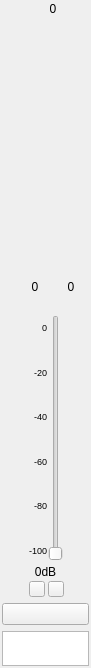
<?xml version="1.0" encoding="UTF-8"?>
<ui version="4.0">
 <class>UciPortWidget</class>
 <widget class="QWidget" name="UciPortWidget">
  <property name="geometry">
   <rect>
    <x>0</x>
    <y>0</y>
    <width>91</width>
    <height>668</height>
   </rect>
  </property>
  <property name="windowTitle">
   <string>Form</string>
  </property>
  <layout class="QVBoxLayout" name="verticalLayout_2">
   <property name="leftMargin">
    <number>2</number>
   </property>
   <property name="topMargin">
    <number>2</number>
   </property>
   <property name="rightMargin">
    <number>2</number>
   </property>
   <property name="bottomMargin">
    <number>2</number>
   </property>
   <item>
    <layout class="QHBoxLayout" name="horizontalLayout_ch">
     <property name="spacing">
      <number>0</number>
     </property>
     <property name="leftMargin">
      <number>15</number>
     </property>
     <property name="rightMargin">
      <number>0</number>
     </property>
     <item>
      <widget class="QLabel" name="lab_ch">
       <property name="maximumSize">
        <size>
         <width>16777215</width>
         <height>16777215</height>
        </size>
       </property>
       <property name="text">
        <string>0</string>
       </property>
       <property name="alignment">
        <set>Qt::AlignCenter</set>
       </property>
      </widget>
     </item>
    </layout>
   </item>
   <item alignment="Qt::AlignHCenter">
    <widget class="VolumeWidget" name="widget_level" native="true">
     <property name="minimumSize">
      <size>
       <width>40</width>
       <height>252</height>
      </size>
     </property>
     <property name="MaxValue" stdset="0">
      <number>0</number>
     </property>
     <property name="MinValue" stdset="0">
      <number>-100</number>
     </property>
     <property name="SingleTrack" stdset="0">
      <bool>true</bool>
     </property>
     <property name="ScaleLabel" stdset="0">
      <bool>true</bool>
     </property>
    </widget>
   </item>
   <item>
    <layout class="QHBoxLayout" name="horizontalLayout_vu">
     <property name="spacing">
      <number>0</number>
     </property>
     <property name="leftMargin">
      <number>15</number>
     </property>
     <property name="rightMargin">
      <number>0</number>
     </property>
     <item>
      <widget class="QLabel" name="lab_level_L">
       <property name="maximumSize">
        <size>
         <width>16777215</width>
         <height>16777215</height>
        </size>
       </property>
       <property name="text">
        <string>0</string>
       </property>
       <property name="alignment">
        <set>Qt::AlignCenter</set>
       </property>
      </widget>
     </item>
     <item>
      <widget class="QLabel" name="lab_level_R">
       <property name="text">
        <string>0</string>
       </property>
       <property name="alignment">
        <set>Qt::AlignCenter</set>
       </property>
      </widget>
     </item>
    </layout>
   </item>
   <item alignment="Qt::AlignHCenter">
    <widget class="QWidget" name="widget_2" native="true">
     <layout class="QGridLayout" name="gridLayout">
      <property name="leftMargin">
       <number>0</number>
      </property>
      <property name="topMargin">
       <number>15</number>
      </property>
      <property name="rightMargin">
       <number>0</number>
      </property>
      <property name="bottomMargin">
       <number>0</number>
      </property>
      <property name="horizontalSpacing">
       <number>1</number>
      </property>
      <property name="verticalSpacing">
       <number>2</number>
      </property>
      <item row="2" column="0" colspan="2">
       <widget class="QLabel" name="label_gainValue">
        <property name="text">
         <string>0dB</string>
        </property>
        <property name="alignment">
         <set>Qt::AlignCenter</set>
        </property>
       </widget>
      </item>
      <item row="0" column="1">
       <widget class="QSlider" name="verticalSlider_gain">
        <property name="styleSheet">
         <string notr="true"/>
        </property>
        <property name="orientation">
         <enum>Qt::Vertical</enum>
        </property>
       </widget>
      </item>
      <item row="3" column="1" alignment="Qt::AlignHCenter">
       <widget class="QPushButton" name="pushButton_gainAdd">
        <property name="minimumSize">
         <size>
          <width>16</width>
          <height>16</height>
         </size>
        </property>
        <property name="maximumSize">
         <size>
          <width>16</width>
          <height>16</height>
         </size>
        </property>
        <property name="sizeIncrement">
         <size>
          <width>16</width>
          <height>16</height>
         </size>
        </property>
        <property name="text">
         <string/>
        </property>
       </widget>
      </item>
      <item row="3" column="0" alignment="Qt::AlignHCenter">
       <widget class="QPushButton" name="pushButton_gainMinus">
        <property name="minimumSize">
         <size>
          <width>16</width>
          <height>16</height>
         </size>
        </property>
        <property name="maximumSize">
         <size>
          <width>16</width>
          <height>16</height>
         </size>
        </property>
        <property name="sizeIncrement">
         <size>
          <width>16</width>
          <height>16</height>
         </size>
        </property>
        <property name="text">
         <string/>
        </property>
       </widget>
      </item>
      <item row="0" column="0" rowspan="2">
       <widget class="QWidget" name="widget" native="true">
        <property name="styleSheet">
         <string notr="true">QWidget {
	font: 7pt;
}</string>
        </property>
        <layout class="QVBoxLayout" name="verticalLayout">
         <property name="spacing">
          <number>0</number>
         </property>
         <property name="leftMargin">
          <number>0</number>
         </property>
         <property name="topMargin">
          <number>7</number>
         </property>
         <property name="rightMargin">
          <number>0</number>
         </property>
         <property name="bottomMargin">
          <number>7</number>
         </property>
         <item>
          <widget class="QLabel" name="label_1">
           <property name="maximumSize">
            <size>
             <width>16777215</width>
             <height>15</height>
            </size>
           </property>
           <property name="text">
            <string>0</string>
           </property>
           <property name="alignment">
            <set>Qt::AlignRight|Qt::AlignTrailing|Qt::AlignVCenter</set>
           </property>
          </widget>
         </item>
         <item>
          <spacer name="verticalSpacer">
           <property name="orientation">
            <enum>Qt::Vertical</enum>
           </property>
           <property name="sizeHint" stdset="0">
            <size>
             <width>20</width>
             <height>25</height>
            </size>
           </property>
          </spacer>
         </item>
         <item>
          <widget class="QLabel" name="label_2">
           <property name="maximumSize">
            <size>
             <width>16777215</width>
             <height>15</height>
            </size>
           </property>
           <property name="text">
            <string>-20</string>
           </property>
           <property name="alignment">
            <set>Qt::AlignRight|Qt::AlignTrailing|Qt::AlignVCenter</set>
           </property>
          </widget>
         </item>
         <item>
          <spacer name="verticalSpacer_2">
           <property name="orientation">
            <enum>Qt::Vertical</enum>
           </property>
           <property name="sizeHint" stdset="0">
            <size>
             <width>20</width>
             <height>25</height>
            </size>
           </property>
          </spacer>
         </item>
         <item>
          <widget class="QLabel" name="label_3">
           <property name="maximumSize">
            <size>
             <width>16777215</width>
             <height>15</height>
            </size>
           </property>
           <property name="text">
            <string>-40</string>
           </property>
           <property name="alignment">
            <set>Qt::AlignRight|Qt::AlignTrailing|Qt::AlignVCenter</set>
           </property>
          </widget>
         </item>
         <item>
          <spacer name="verticalSpacer_3">
           <property name="orientation">
            <enum>Qt::Vertical</enum>
           </property>
           <property name="sizeHint" stdset="0">
            <size>
             <width>20</width>
             <height>26</height>
            </size>
           </property>
          </spacer>
         </item>
         <item>
          <widget class="QLabel" name="label_4">
           <property name="maximumSize">
            <size>
             <width>16777215</width>
             <height>15</height>
            </size>
           </property>
           <property name="text">
            <string>-60</string>
           </property>
           <property name="alignment">
            <set>Qt::AlignRight|Qt::AlignTrailing|Qt::AlignVCenter</set>
           </property>
          </widget>
         </item>
         <item>
          <spacer name="verticalSpacer_4">
           <property name="orientation">
            <enum>Qt::Vertical</enum>
           </property>
           <property name="sizeHint" stdset="0">
            <size>
             <width>20</width>
             <height>25</height>
            </size>
           </property>
          </spacer>
         </item>
         <item>
          <widget class="QLabel" name="label_5">
           <property name="maximumSize">
            <size>
             <width>16777215</width>
             <height>15</height>
            </size>
           </property>
           <property name="text">
            <string>-80</string>
           </property>
           <property name="alignment">
            <set>Qt::AlignRight|Qt::AlignTrailing|Qt::AlignVCenter</set>
           </property>
          </widget>
         </item>
         <item>
          <spacer name="verticalSpacer_5">
           <property name="orientation">
            <enum>Qt::Vertical</enum>
           </property>
           <property name="sizeHint" stdset="0">
            <size>
             <width>20</width>
             <height>25</height>
            </size>
           </property>
          </spacer>
         </item>
         <item>
          <widget class="QLabel" name="label_6">
           <property name="maximumSize">
            <size>
             <width>16777215</width>
             <height>15</height>
            </size>
           </property>
           <property name="text">
            <string>-100</string>
           </property>
           <property name="alignment">
            <set>Qt::AlignRight|Qt::AlignTrailing|Qt::AlignVCenter</set>
           </property>
          </widget>
         </item>
        </layout>
       </widget>
      </item>
     </layout>
    </widget>
   </item>
   <item>
    <widget class="QPushButton" name="pushButton_Mute">
     <property name="text">
      <string/>
     </property>
     <property name="checkable">
      <bool>true</bool>
     </property>
    </widget>
   </item>
   <item>
    <widget class="QTextEdit" name="textEdit_lab">
     <property name="minimumSize">
      <size>
       <width>0</width>
       <height>27</height>
      </size>
     </property>
     <property name="maximumSize">
      <size>
       <width>16777215</width>
       <height>35</height>
      </size>
     </property>
     <property name="verticalScrollBarPolicy">
      <enum>Qt::ScrollBarAlwaysOff</enum>
     </property>
     <property name="horizontalScrollBarPolicy">
      <enum>Qt::ScrollBarAlwaysOff</enum>
     </property>
    </widget>
   </item>
  </layout>
 </widget>
 <customwidgets>
  <customwidget>
   <class>VolumeWidget</class>
   <extends>QWidget</extends>
   <header>customWidget/volumewidget.h</header>
   <container>1</container>
  </customwidget>
 </customwidgets>
 <resources/>
 <connections/>
</ui>
